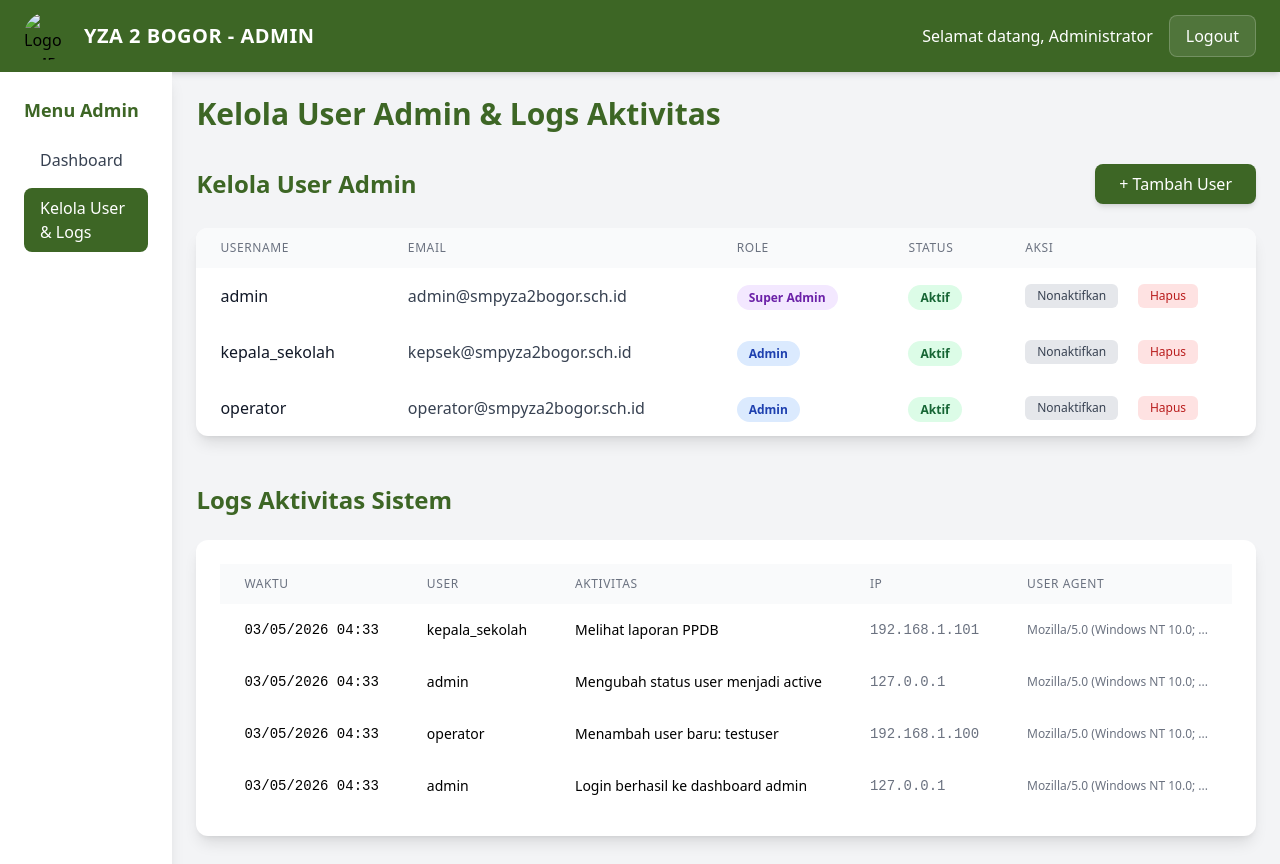
The page /user-management-fixed.php (signed in) on the database its author committed.
### tables this page shows
CREATE TABLE IF NOT EXISTS activity_logs (
    id INT AUTO_INCREMENT PRIMARY KEY,
    username VARCHAR(50),
    activity TEXT NOT NULL,
    ip_address VARCHAR(45),
    user_agent TEXT,
    created_at TIMESTAMP DEFAULT CURRENT_TIMESTAMP,
    INDEX idx_username (username),
    INDEX idx_created_at (created_at)
);

### user-management-fixed.php (the view, shortened to what this page needs)
<!DOCTYPE html>
<html lang="en">
<head>
    <script src="https://cdn.tailwindcss.com"></script>
</head>
<body class="bg-gray-100">
<?php
$pdo = getDBConnection();
$users = $pdo->query("SELECT id, username, email, name, role, status, created_at FROM admin_users ORDER BY created_at DESC")->fetchAll(PDO::FETCH_ASSOC);
$logs = $pdo->query("SELECT * FROM activity_logs ORDER BY created_at DESC LIMIT 50")->fetchAll(PDO::FETCH_ASSOC);
?>
    <div class="min-h-screen">
        <header class="bg-[#3d6625] py-3 px-6 flex items-center justify-between shadow-md">
            <a href="dashboard.html" class="flex items-center gap-3">
                <img src="https://www.upload.ee/image/19236257/BYZAD.png" alt="Logo SMP YZA 2 Bogor" class="w-12 h-12 rounded-full object-cover">
                <span class="text-white text-xl font-bold tracking-wide">YZA 2 BOGOR - ADMIN</span>
            </a>
            <div class="flex items-center gap-4">
                <span class="text-white">Selamat datang, <?= htmlspecialchars($_SESSION['admin_name'] ?? 'Admin') ?></span>
                <a href="../public/php/logout.php" onclick="return confirm('Logout?')" class="px-4 py-2 bg-white/10 text-white rounded-lg hover:bg-white/20 transition-all border border-white/20">Logout</a>
            </div>
        </header>
        <div class="flex">
            <nav class="w-64 bg-white shadow-lg min-h-screen">
                <div class="p-6">
                    <h2 class="text-lg font-semibold text-[#3d6625] mb-4">Menu Admin</h2>
                    <ul class="space-y-2">
                        <li><a href="dashboard.html" class="block px-4 py-2 text-gray-700 hover:bg-[#f0f9eb] rounded-lg transition-colors">Dashboard</a></li>
                        <li><a href="user-management-fixed.php" class="block px-4 py-2 bg-[#3d6625] text-white rounded-lg transition-colors">Kelola User & Logs</a></li>
                    </ul>
                </div>
            </nav>
            <main class="flex-1 p-6">
                <div class="max-w-6xl mx-auto">
                    <h1 class="text-3xl font-bold text-[#3d6625] mb-8">Kelola User Admin & Logs Aktivitas</h1>
                    <div class="mb-12">
                        <div class="flex items-center justify-between mb-6">
                            <h2 class="text-2xl font-bold text-[#3d6625]">Kelola User Admin</h2>
                            <button onclick="showAddUserModal()" class="bg-[#3d6625] text-white px-6 py-2 rounded-lg hover:bg-[#5a9a35] transition-all shadow-md">+ Tambah User</button>
                        </div>
                        <div class="bg-white rounded-xl shadow-lg overflow-hidden">
                            <table class="w-full">
                                <thead class="bg-gray-50">
                                    <tr>
                                        <th class="px-6 py-3 text-left text-xs font-medium text-gray-500 uppercase tracking-wider">Username</th>
                                        <th class="px-6 py-3 text-left text-xs font-medium text-gray-500 uppercase tracking-wider">Email</th>
                                        <th class="px-6 py-3 text-left text-xs font-medium text-gray-500 uppercase tracking-wider">Role</th>
                                        <th class="px-6 py-3 text-left text-xs font-medium text-gray-500 uppercase tracking-wider">Status</th>
                                        <th class="px-6 py-3 text-left text-xs font-medium text-gray-500 uppercase tracking-wider">Aksi</th>
                                    </tr>
                                </thead>
                                <tbody id="users-table">
                                    <?php foreach ($users as $user): ?>
                                    <tr class="hover:bg-gray-50 transition-colors">
                                        <td class="px-6 py-4 font-medium text-gray-900"><?= htmlspecialchars($user['username']) ?></td>
                                        <td class="px-6 py-4 text-gray-700"><?= htmlspecialchars($user['email']) ?></td>
                                        <td class="px-6 py-4">
                                            <span class="px-3 py-1 rounded-full text-xs font-semibold <?= $user['role'] === 'super_admin' ? 'bg-purple-100 text-purple-800' : 'bg-blue-100 text-blue-800' ?>"><?= ucwords(str_replace('_', ' ', $user['role'])) ?></span>
                                        </td>
                                        <td class="px-6 py-4">
                                            <span class="px-3 py-1 rounded-full text-xs font-semibold <?= $user['status'] === 'active' ? 'bg-green-100 text-green-800' : 'bg-red-100 text-red-800' ?>"><?= $user['status'] === 'active' ? 'Aktif' : 'Nonaktif' ?></span>
                                        </td>
                                        <td class="px-6 py-4 text-sm font-medium space-x-2">
                                            <button onclick="toggleStatus(<?= $user['id'] ?>, '<?= $user['status'] ?>')" class="px-3 py-1 bg-gray-200 text-gray-700 rounded-md hover:bg-gray-300 transition-all text-xs mr-2"><?= $user['status'] === 'active' ? 'Nonaktifkan' : 'Aktifkan' ?></button>
                                            <button onclick="deleteUser(<?= $user['id'] ?>)" class="px-3 py-1 bg-red-100 text-red-700 rounded-md hover:bg-red-200 transition-all text-xs">Hapus</button>
                                        </td>
                                    </tr>
                                    <?php endforeach; ?>
                                </tbody>
                            </table>
                        </div>
                    </div>
                    <div>
                        <h2 class="text-2xl font-bold text-[#3d6625] mb-6">Logs Aktivitas Sistem</h2>
                        <div class="bg-white rounded-xl shadow-lg p-6">
                            <div class="overflow-x-auto">
                                <table class="w-full table-auto">
                                    <thead>
                                        <tr class="bg-gray-50">
                                            <th class="px-6 py-3 text-left text-xs font-medium text-gray-500 uppercase tracking-wider">Waktu</th>
                                            <th class="px-6 py-3 text-left text-xs font-medium text-gray-500 uppercase tracking-wider">User</th>
                                            <th class="px-6 py-3 text-left text-xs font-medium text-gray-500 uppercase tracking-wider">Aktivitas</th>
                                            <th class="px-6 py-3 text-left text-xs font-medium text-gray-500 uppercase tracking-wider">IP</th>
                                            <th class="px-6 py-3 text-left text-xs font-medium text-gray-500 uppercase tracking-wider">User Agent</th>
                                        </tr>
                                    </thead>
                                    <tbody id="logs-table">
                                        <?php foreach ($logs as $log): ?>
                                        <tr class="hover:bg-gray-50 transition-colors">
                                            <td class="px-6 py-4 whitespace-nowrap text-sm font-mono"><?= date('d/m/Y H:i', strtotime($log['created_at'])) ?></td>
                                            <td class="px-6 py-4 font-medium text-sm"><?= htmlspecialchars($log['username'] ?? 'Guest') ?></td>
                                            <td class="px-6 py-4 text-sm max-w-md truncate" title="<?= htmlspecialchars($log['activity']) ?>"><?= htmlspecialchars($log['activity']) ?></td>
                                            <td class="px-6 py-4 text-sm font-mono text-gray-500"><?= htmlspecialchars($log['ip_address']) ?></td>
                                            <td class="px-6 py-4 text-xs text-gray-500 max-w-xs truncate" title="<?= htmlspecialchars($log['user_agent']) ?>"><?= htmlspecialchars(substr($log['user_agent'], 0, 30)) ?>...</td>
                                        </tr>
                                        <?php endforeach; ?>
                                    </tbody>
                                </table>
                            </div>
                        </div>
                    </div>
                </div>
            </main>
        </div>
</body>
</html>

### rows shown on the page
activity_logs: created_at "03/05/2026 04:33", username "kepala_sekolah", activity "Melihat laporan PPDB", ip_address "192.168.1.101", user_agent "Mozilla/5.0 (Windows NT 10.0;"
activity_logs: created_at "03/05/2026 04:33", username "admin", activity "Mengubah status user menjadi active", ip_address "127.0.0.1", user_agent "Mozilla/5.0 (Windows NT 10.0;"
activity_logs: created_at "03/05/2026 04:33", username "operator", activity "Menambah user baru: testuser", ip_address "192.168.1.100", user_agent "Mozilla/5.0 (Windows NT 10.0;"
activity_logs: created_at "03/05/2026 04:33", username "admin", activity "Login berhasil ke dashboard admin", ip_address "127.0.0.1", user_agent "Mozilla/5.0 (Windows NT 10.0;"

### other values the page prints
$_SESSION['admin_name'] "Administrator"
$user['username'] "admin"
$user['email'] "admin@smpyza2bogor.sch.id"
str_replace('_', ' ', $user['role']) "Super Admin"
$user['username'] "kepala_sekolah"
$user['email'] "kepsek@smpyza2bogor.sch.id"
str_replace('_', ' ', $user['role']) "Admin"
$user['username'] "operator"
$user['email'] "operator@smpyza2bogor.sch.id"
